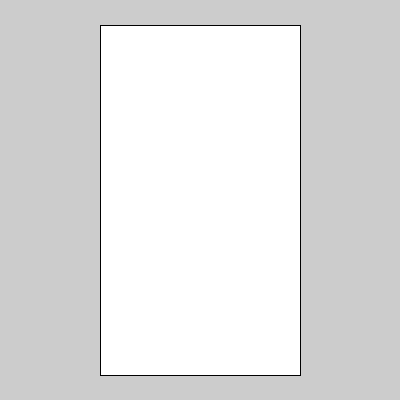
Frame 1 (no input)
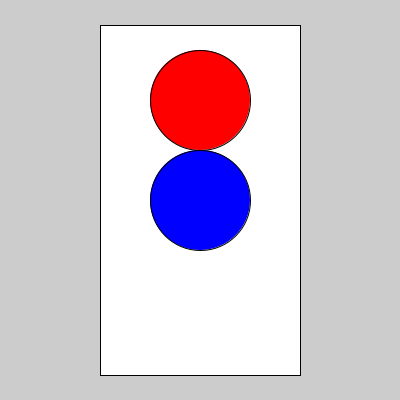
Frame 60 (the mouse pressed at the canvas centre just before this capture)
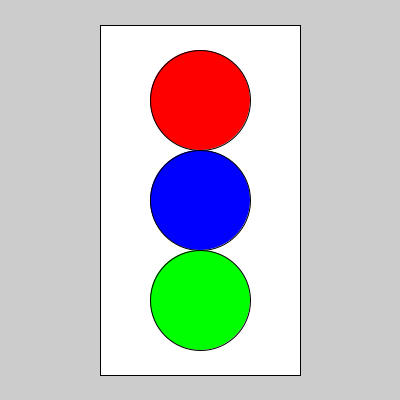
Frame 120 (the mouse held since frame 60 and released just before this capture)

The Processing sketch that drew these frames (run headless with seeded random() and noise(); from frame 60 on, the mouse is pressed at the canvas centre):

// Processing sketch: Task_Six_NotfFinished
// ── Task_Six_NotfFinished.pde
int r = 255;
//int g = 255;
//int y = 255;

void setup() {
  rectMode(CENTER);

  size(400, 400);
  rect(width/2, height/2, 200, 350);
}

void draw()
{
  ellipseMode(CENTER);
  switch (frameCount % 500) {
  case 10:
    fill(r, 0, 0);
    ellipse(width/2, height/2-100, 100, 100);
    break;
  case 50:
    fill(0, 0, r);
    ellipse(width/2, height/2, 100, 100);
    break;
  case 100:
    fill(0, r, 0);
    ellipse(width/2, height/2+100, 100, 100);
    break;
  }
}
